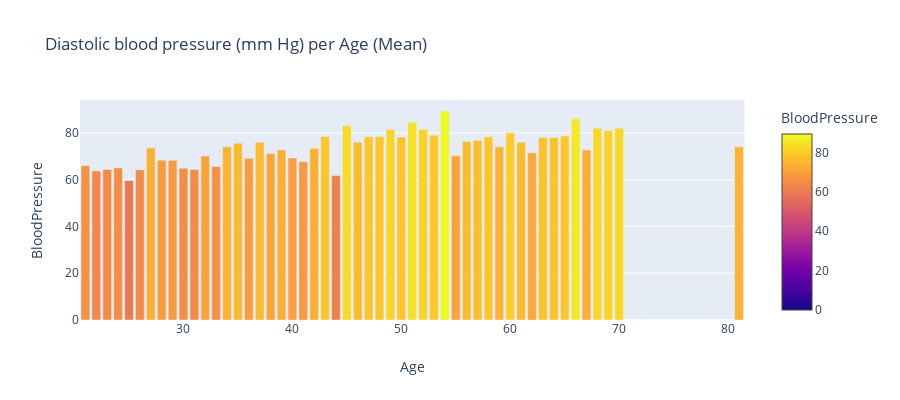

The code cell stored with this chart in its notebook:
### Markdown cell above
### 6. Creating bar chart with group by Age for average Blood Pressure

### Code cell
age_groupby_bloodpressure = df.groupby(['Age']).BloodPressure.mean().reset_index()
age_groupby_bloodpressure = age_groupby_bloodpressure.sort_values(by='Age')

fig = px.bar(age_groupby_bloodpressure, 
             x='Age', 
             y='BloodPressure', 
             title='Diastolic blood pressure (mm Hg) per Age (Mean)',
             hover_data=['Age', 'BloodPressure'], 
             color='BloodPressure', 
             height=400)
fig.show()

### Figure 1 — Plotly figure (JSON) as saved in the notebook; plotly's stock layout.template omitted (floating-point values rounded to 4 significant figures)
{"data": [{"alignmentgroup": "True", "customdata": [[21, 65.94], [22, 63.72], [23, 64.32], [24, 64.96], [25, 59.67], [26, 64.18], [27, 73.5], [28, 68.31], [29, 68.24], [30, 64.86], [31, 64.38], [32, 70.06], [33, 65.65], [34, 74], [35, 75.6], [36, 69.12], [37, 75.95], [38, 71.12], [39, 72.67], [40, 69.23], [41, 67.59], [42, 73.39], [43, 78.46], [44, 61.75], [45, 83.07], [46, 76], [47, 78.33], [48, 78.4], [49, 81.4], [50, 78.25], [51, 84.5], [52, 81.5], [53, 79], [54, 89.33], [55, 70.25], [56, 76.33], [57, 76.8], [58, 78.29], [59, 74], [60, 80], [61, 76], [62, 71.5], [63, 78], [64, 78], [65, 78.67], [66, 86], [67, 72.67], [68, 82], [69, 81], [70, 82], [72, 0], [81, 74]], "hoverlabel": {"namelength": 0}, "hovertemplate": "Age=%{customdata[0]}<br>BloodPressure=%{marker.color}", "legendgroup": "", "marker": {"color": [65.94, 63.72, 64.32, 64.96, 59.67, 64.18, 73.5, 68.31, 68.24, 64.86, 64.38, 70.06, 65.65, 74, 75.6, 69.12, 75.95, 71.12, 72.67, 69.23, 67.59, 73.39, 78.46, 61.75, 83.07, 76, 78.33, 78.4, 81.4, 78.25, 84.5, 81.5, 79, 89.33, 70.25, 76.33, 76.8, 78.29, 74, 80, 76, 71.5, 78, 78, 78.67, 86, 72.67, 82, 81, 82, 0, 74], "coloraxis": "coloraxis"}, "name": "", "offsetgroup": "", "orientation": "v", "showlegend": false, "textposition": "auto", "type": "bar", "x": [21, 22, 23, 24, 25, 26, 27, 28, 29, 30, 31, 32, 33, 34, 35, 36, 37, 38, 39, 40, 41, 42, 43, 44, 45, 46, 47, 48, 49, 50, 51, 52, 53, 54, 55, 56, 57, 58, 59, 60, 61, 62, 63, 64, 65, 66, 67, 68, 69, 70, 72, 81], "xaxis": "x", "y": [65.94, 63.72, 64.32, 64.96, 59.67, 64.18, 73.5, 68.31, 68.24, 64.86, 64.38, 70.06, 65.65, 74, 75.6, 69.12, 75.95, 71.12, 72.67, 69.23, 67.59, 73.39, 78.46, 61.75, 83.07, 76, 78.33, 78.4, 81.4, 78.25, 84.5, 81.5, 79, 89.33, 70.25, 76.33, 76.8, 78.29, 74, 80, 76, 71.5, 78, 78, 78.67, 86, 72.67, 82, 81, 82, 0, 74], "yaxis": "y"}], "layout": {"barmode": "relative", "coloraxis": {"colorbar": {"title": {"text": "BloodPressure"}}, "colorscale": [[0, "#0d0887"], [0.1111, "#46039f"], [0.2222, "#7201a8"], [0.3333, "#9c179e"], [0.4444, "#bd3786"], [0.5556, "#d8576b"], [0.6667, "#ed7953"], [0.7778, "#fb9f3a"], [0.8889, "#fdca26"], [1, "#f0f921"]]}, "height": 400, "legend": {"tracegroupgap": 0}, "title": {"text": "Diastolic blood pressure (mm Hg) per Age (Mean)"}, "xaxis": {"anchor": "y", "domain": [0, 0.98], "title": {"text": "Age"}}, "yaxis": {"anchor": "x", "domain": [0, 1], "title": {"text": "BloodPressure"}}}}
